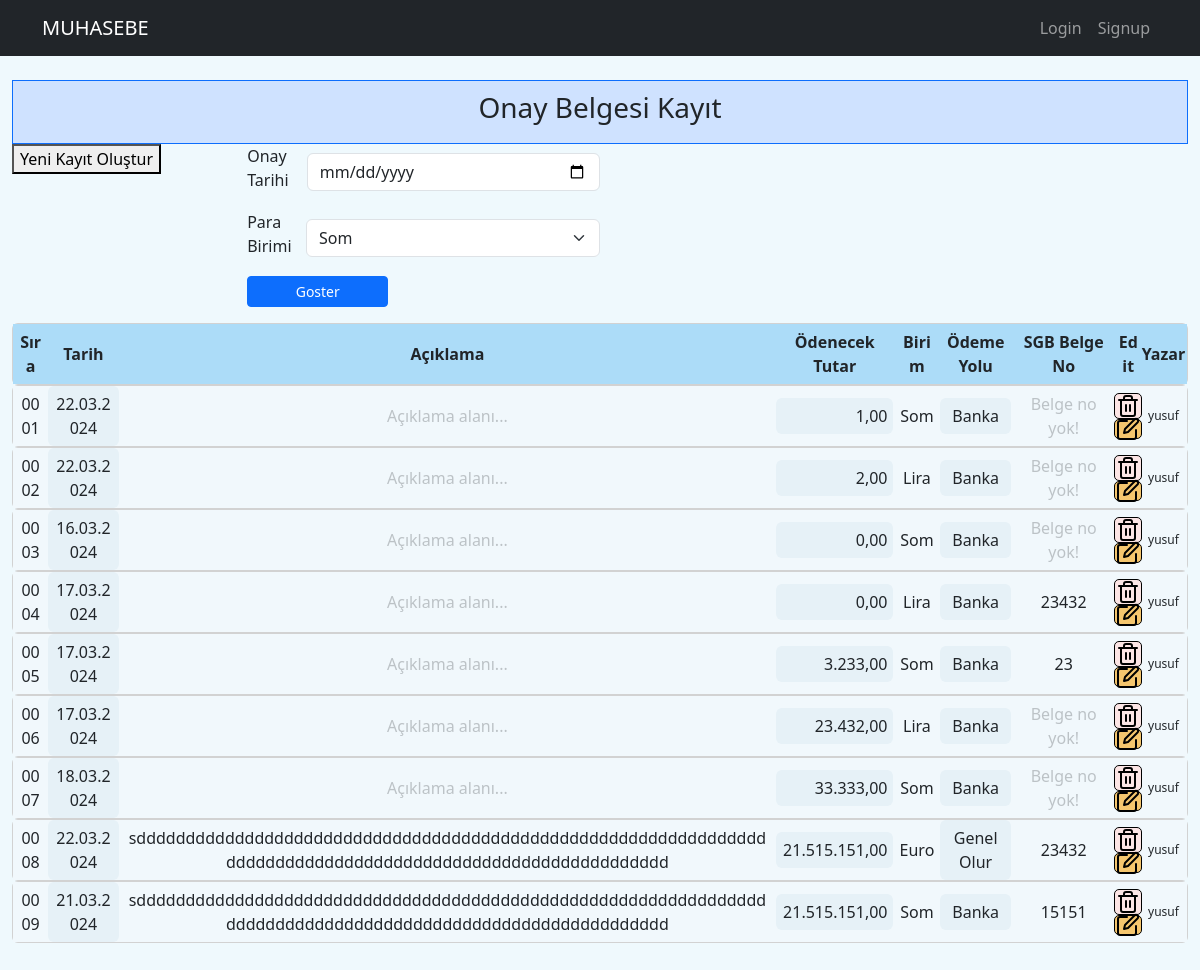
Before: /defter_onay_list with the older database file.
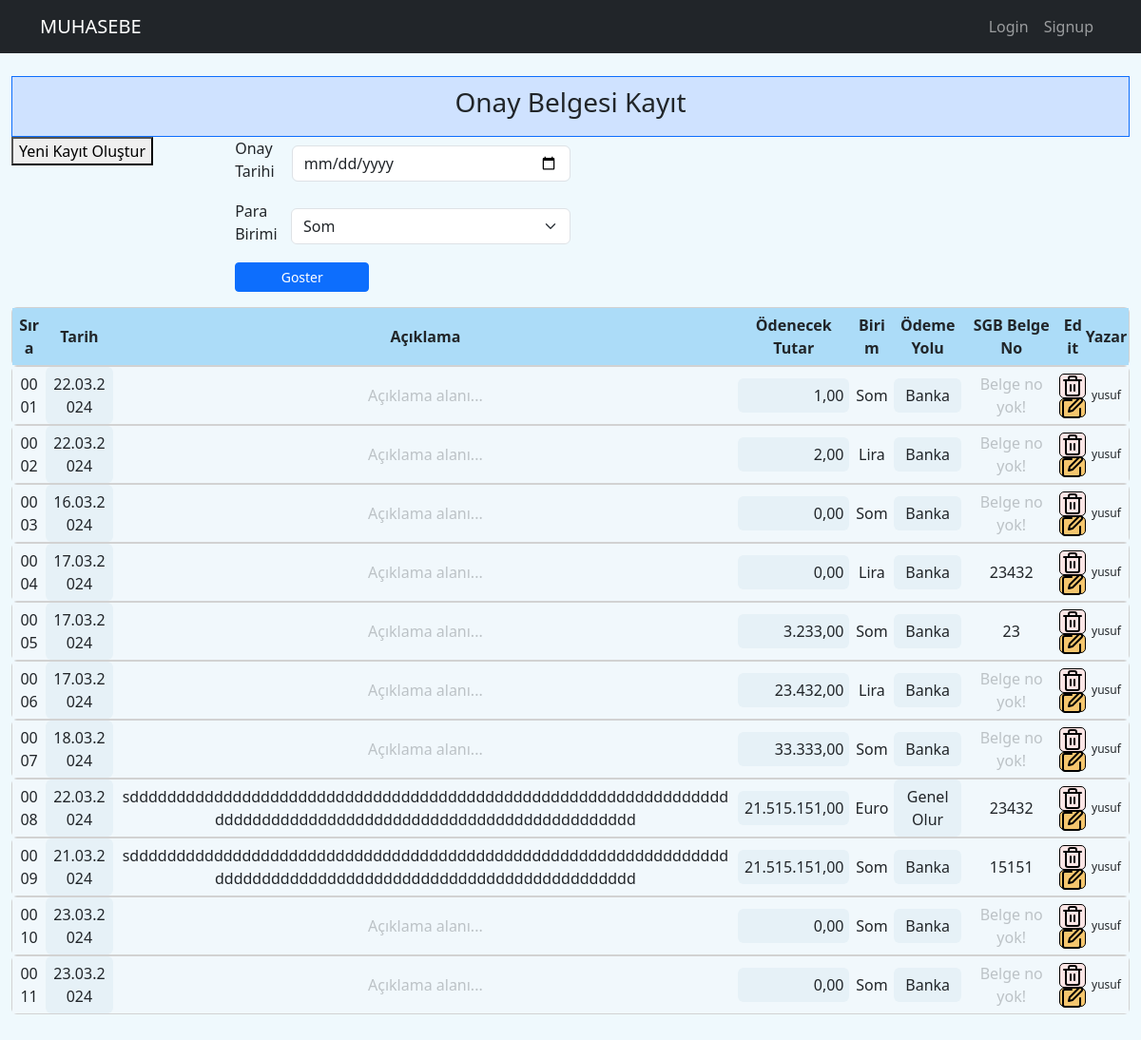
After: the same page with the newer database file.
### muhapp/models.py (models this page shows, shortened)
class OnayRegisterModel(models.Model):
    username = models.ForeignKey(User, on_delete=models.CASCADE, null=True)
    onay_no = models.CharField(max_length = 4)
    onay_aciklama = models.CharField(max_length = 110, default='my_default_value')
    onay_tarih = models.DateField() #auto_now_add ile kullanci deger girmese bile otomatik tarih atamasi yapar
    onay_odemetutar = models.CharField(max_length = 20)
    onay_parabirimi = models.CharField(max_length = 20)
    onay_odemeyolu = models.CharField(max_length = 20)

### muhapp/views.py (the view)
# urls.py: path('defter_onay_list', views.defter_onay_list_view, name="defter_onay_list"),         # onay bilgileri listeleme
def defter_onay_list_view(request):
    defter_onay_list = models.OnayRegisterModel.objects.all()
    defter_onay_list = {"defter_onay_list":defter_onay_list}
    return render(request, 'muhapp/defter_onay_list.html', context=defter_onay_list)

### muhapp/templates/muhapp/defter_onay_list.html (shortened to what this page needs)
{% extends "base.html" %}
{% load static %}
{% load humanize %}
{%block content%}
<div class="" style=" margin: auto; padding-bottom: 50px; width: 98%;">
    <div class="bg-primary-subtle border border-primary"><h3 style="display: flex; justify-content: center; align-items: center; padding: 10px;">Onay Belgesi Kayıt</h3></div>
    <div class="" style="display: flex;">
        <div style="width: 20%;">
            <button id="openNewWindowButton">Yeni Kayıt Oluştur</button>
        </div>
        <div style="width: 30%;">
            <form action="{% url 'muhapp:filter_onay_list' %}" id="toplamTutarForm">
                <div>
                    <div class="onaysutun onaytar" style="text-align:left; display: flex; align-items: center; padding-bottom:10px;">
                        <label for="onaytarih" class="form-label" style="width:20%; padding-right:10px;">Onay Tarihi</label>
                        <input type="date" class="form-control" id="onay_tarih_filter" name="onay_tarih_filter">
                    </div>
                    <div class="onaysutun onay_parabirimi" style="text-align:left; display: flex; align-items: center; padding-bottom:10px;">
                        <label for="onay_parabirimi" class="form-label" style="width:20%; padding-right:10px;">Para Birimi</label>
                        <select class="form-select" id="onay_parabirimi_filter" name="onay_parabirimi_filter">
                            <option value="Som">Som</option>
                        </select>
                    </div>
                </div>
                <button type="submit" class="btn btn-primary btn-sm" style="width: 40%; margin:auto" id="toplamodemetutar">Goster</button>
            </form>
        </div>
        <div style="width: 10%;"></div>
        <div style="width: 40%; ">
        </div>
    </div>
<div class="" style="width: 100%; margin:auto">
    <div class="card">
        <div class="" style="display: flex; text-align:center; align-items: center; background-color: #acdcf8; text-align: center; font-weight: bolder; height: 60px;">
            <div class="" style="width: 3%; padding: 6px;">Sıra</div>
            <div class="" style="width: 6%; padding: 6px; border-radius: 6px;">Tarih</div>
            <div class="" style="width: 56%; padding: 6px;">Açıklama</div>
            <div class="" style="width: 10%; padding: 6px; border-radius: 6px;">Ödenecek Tutar</div>
            <div class="" style="width: 4%; padding: 6px;">Birim</div>
            <div class="" style="width: 6%; padding: 6px; border-radius: 6px;">Ödeme Yolu</div>
            <div class="" style="width: 9%; padding: 6px;">SGB Belge No</div>
            <div class="" style="width: 2%; display:flex; flex-direction: column;">Edit</div>
            <div class="" style="width: 4%;">Yazar</div>
        </div>
    </div>
        {%for bilgi in defter_onay_list%}
            <div class="card">
                <div class="" style="display: flex; text-align:center; align-items: center; background-color: #f1f8fc;">
                    <div class="" style="width: 3%; background-color: #f1f8fc; padding: 6px;">{{forloop.counter|stringformat:"04d"}}</div>
                    <div class="" style="width: 6%; background-color: #e6f1f7; padding: 6px; border-radius: 6px;">{{bilgi.onay_tarih|date:"d.m.Y"}}</div>
                    <div class="" style="width: 56%; background-color: #f1f8fc; padding: 6px;">
                        {% if bilgi.onay_aciklama %}
                            {{ bilgi.onay_aciklama }}
                        {% else %}
                            <div style="opacity: 0.25   ;">Açıklama alanı...</div>
                        {% endif %}</div>
                    <div class="formatted-div-odemetutar" style="width: 10%; background-color: #e6f1f7; padding: 6px; border-radius: 6px; text-align: right;">{{bilgi.onay_odemetutar|floatformat:"2"|default:"0.00"|intcomma}}</div>
                    <div class="" style="width: 4%; background-color: #f1f8fc; padding: 6px;">{{bilgi.onay_parabirimi}}</div>
                    <div class="" style="width: 6%; background-color: #e6f1f7; padding: 6px; border-radius: 6px;">{{bilgi.onay_odemeyolu}}</div>
                    <div class="" style="width: 9%; background-color: #f1f8fc; padding: 6px;">
                        {% if bilgi.onay_no %}
                            {{bilgi.onay_no}}
                        {% else %}
                            <div style="opacity: 0.25;">Belge no yok!</div>
                        {% endif %}
                    </div>
                    <div class="" style="width: 2%; display:flex; flex-direction: column; align-items: center;">
                        <div style="background-color: #fce5e5; border: 1px solid #000; border-radius: 5px;">
                            <a href="{% url 'muhapp:onay_list_delete' id=bilgi.id %}"
                                class="btn btn-sm"
                                style="margin: 4px; height: 16px; width:16px; display: flex; align-items: center; justify-content: center; ">
                                <img  src="{% static 'muhapp/images/trash.svg' %}" alt="Sil">
                            </a>
                        </div>
                        <div style="background-color: #f5c66e; border: 1px solid #000; border-radius: 5px;">
                            <a href="{% url 'muhapp:edit_onay_bilgi' id=bilgi.id %}"
                                class="btn btn-sm"
                                style="margin: 4px; height: 10px; width:10px; display: flex; align-items: center; justify-content: center;">
                                <img src="{% static 'muhapp/images/edit.svg' %}" alt="Edit">
                            </a>
                        </div>
                    </div>
                    <div class="" style="width: 4%; font-size: 12px;">{{bilgi.username}}</div>
                </div>
            </div>
        {%endfor%}
    </div>
</div>
{%endblock%}

### templates/base.html (shortened to what this page needs)
<html lang="en">
<head>
    <link href="https://cdn.jsdelivr.net/npm/bootstrap@5.3.2/dist/css/bootstrap.min.css" rel="stylesheet">
    <link rel="stylesheet" href="https://unpkg.com/dropzone@5/dist/min/dropzone.min.css" type="text/css" />
</head>
<body>
    <nav class="navbar navbar-expand-md navbar-dark bg-dark mb-4">
      <div class="container">
          <a class="navbar-brand" href="{% url 'muhapp:main' %}">MUHASEBE</a>
          <div class="collapse navbar-collapse" id="navbarCollapse">
            <ul class="navbar-nav ms-auto mb-2 mb-md-0">
              {% if request.user.is_authenticated %}
              <li class="nav-item">
                <a class="nav-link {% if request.path == '/onay_list/' %}active{% endif %}" aria-current="page" href="{% url 'muhapp:onay_list' %}">Onaylar</a>
              </li>
              <li class="nav-item">
                <a class="nav-link {% if request.path == '/ziraat/' %} active {% endif %}" href="{% url 'muhapp:ziraat' %}">Ziraat</a>
              </li>
              <li class="nav-item">
                <a class="nav-link {% if request.path == '/demirbank-yf/' %}active{% endif %}" href="#">DemirBank-YF</a>
              </li>
              <li class="nav-item">
                <a class="nav-link {% if request.path == '/demirbank-duz/' %} active {% endif %}" href="#">DemirBank-Duz</a>
              </li>
              <li class="nav-item">
                <a class="nav-link {% if request.path == '/defterler/' %} active {% endif %}" href="{% url 'muhapp:defterler' %}">Defterler</a>
              </li>
              <li class="nav-item">
                <a class="nav-link {% if request.path == '/logout/' %}active{% endif %}" href="{% url 'logout' %}?next=/">Logout</a>
              </li>
              {% else %}
              <li class="nav-item">
                <a class="nav-link {% if request.path == '/login/' %}active{% endif %}" href="{% url 'login' %}">Login</a>
              </li>
              <li class="nav-item">
                <a class="nav-link  {% if request.path == '/signup/' %}active{% endif %}" href="{% url 'muhapp:signup' %}?next=/">Signup</a>
              </li>
              {% endif %}
            </ul>
          </div>
        </div>
    </nav>
    {%block content%}{%endblock%}
</body>
</html>

### muhapp/templates/muhapp/defter_onay_list.html (style rules this page uses)
body { background-color:#eff9fd; }

Changed rows visible on the page:
added OnayRegisterModel: onay_tarih "23.03.2024", onay_aciklama "Açıklama alanı...", onay_odemetutar "0,00", onay_parabirimi "Som", onay_odemeyolu "Banka", onay_no "Belge no yok!", username "yusuf"
added OnayRegisterModel: onay_tarih "23.03.2024", onay_aciklama "Açıklama alanı...", onay_odemetutar "0,00", onay_parabirimi "Som", onay_odemeyolu "Banka", onay_no "Belge no yok!", username "yusuf"
